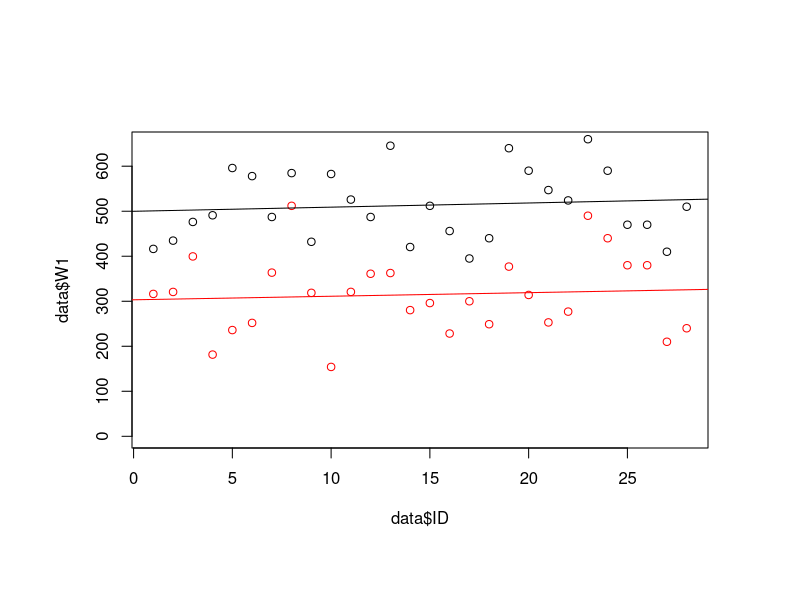
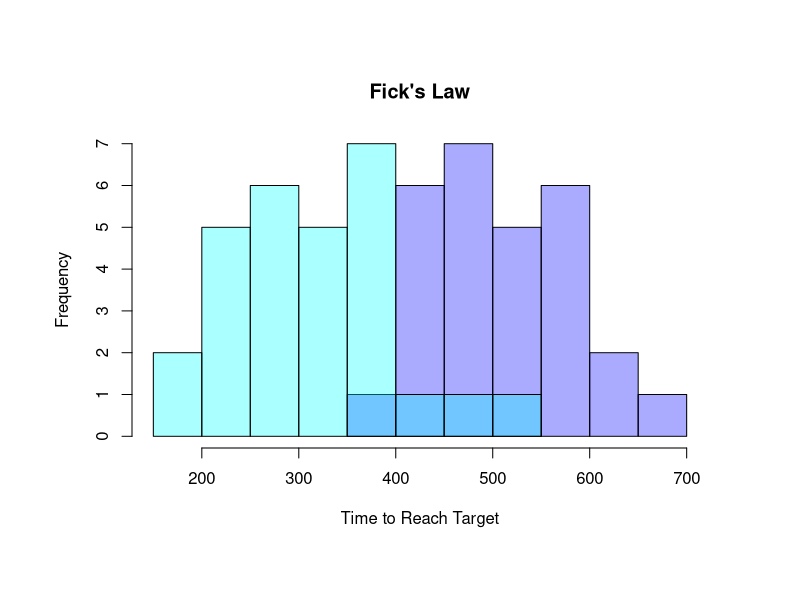
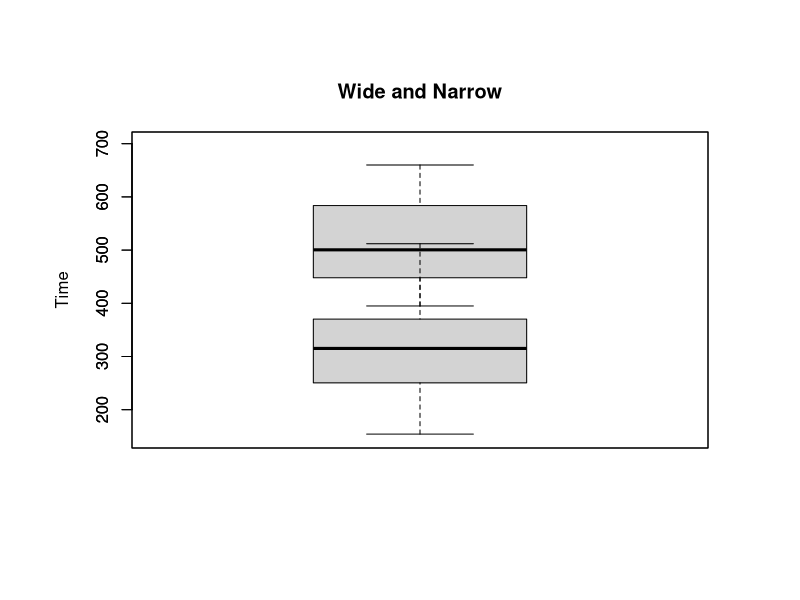
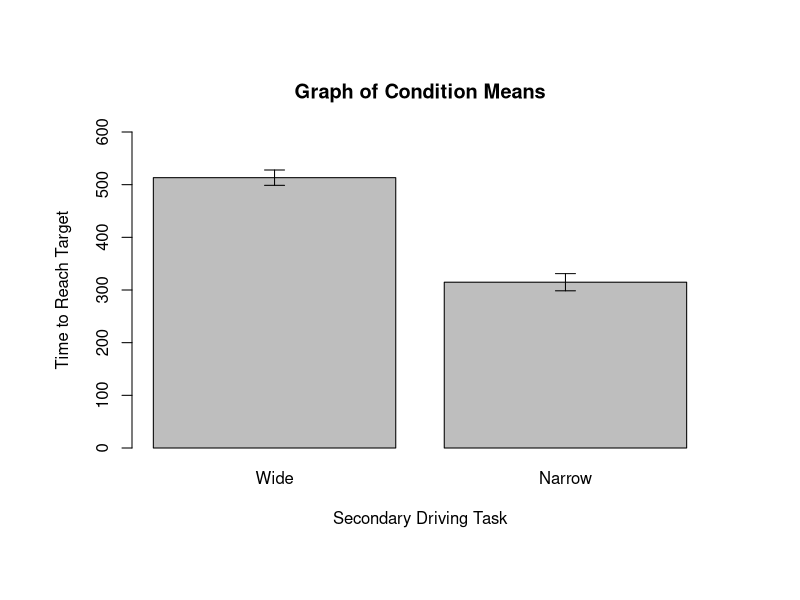

Recreate these plots in R, in order.
data <- read.csv("stats_fitts.csv")
data

pdf( height=11, width=8.5, file="graphs.pdf" )
par( omi=c( 0.5,0.5,0.5,0.5 ) )

plot (data$ID, data$W1, ylim=c(0, 650))
points (data$ID, data$W5, col="red")
abline(lm(data$W1~data$ID), col="black")
abline(lm(data$W5~data$ID), col="red")

t.test(data$W1, data$W5, paired=T)

################################################################################
data <- read.csv ("stats_fitts.csv")

# Make a histogram showing the frequency distribution of the driving scores in
# both the control and text conditions
xx = c(150,700)
yy = c(0,7)
brks = seq(0,8,1)

hist (data$W1, xlab="Time to Reach Target", main="Fick's Law", xlim=xx, ylim=yy, col=rgb(0,0,1,1/3))
hist (data$W5, col=rgb(0,1,1,1/3), add=T)

# Run boxplots to identify outliers and the general spread of the data. Use the
# boxplot() function to generate boxplots of both conditions on the same graph.
boxplot(data$W1, ylim= xx, ylab="Time", main="Wide and Narrow")
boxplot(data$W5, add=TRUE)

################################################################################
drive.mean <- c( mean(data$W1), mean(data$W5) )
drive.sd <- c( sd(data$W1), sd(data$W5) )

names(drive.mean) <- c("Wide", "Narrow")

se.bar <- function(x, y, upper, lower=upper, length=0.1,...) {
    if(length(x) != length(y) | length(y) !=length(lower) | length(lower) != length(upper))
       stop("vectors must be same length")

    arrows(x,y+upper, x, y-lower, angle=90, code=3, length=length, ...)
}

br <- barplot (drive.mean, main = "Graph of Condition Means", xlab= "Secondary Driving Task", ylab="Time to Reach Target", ylim=c(0,600))
se.bar( br, drive.mean, drive.sd/sqrt(length(data$W1)))

mysummary <- function(x) {
     v1 <- mean(x)
     v2 <- median(x)
     v3 <- var(x)
     v4 <- sd(x)
     v5 <- length(x)
     return(list( mean=v1, median=v2, var=v3, sd=v4, N=v5))
}

# Use the mysummary function (defined for you above) to get descriptive
#statistics for both conditions

mysummary (data$W1)
mysummary (data$W5)

# As we are conducting an independent samples t-test we need to identify
# homogeinity of variance before we perform a t-test on it. We can do this
# using Shapiro Wilk. We want the tests to have a p value above 0.05  (p>0.05).
# This would mean that the distribution of the data is not significantly
# different from a normal distribution and that the variances are roughly
# equal.
#
shapiro.test (data$W1)
shapiro.test (data$W5)
#
# Run the t-test to identify whether there is a significant difference between
# the control and the text conditions
t.test (data$W1,data$W1, paired=F)

# You will see in the output that the degrees of freedom do not match what we'd
# expect from the lecture (i.e. N-2). This is because R runs a Welch's t-test
# that alters the degrees of freedom to take into account any deviations from
# homogeinity in the variances of the groups (which is tested by the Levene's
# test).

# Write the results of the t-test conforming to the reporting structure in the
# lecture using the degrees of freedom quoted by R in the t-test output.

# t(27) = 10.9342, p<0.001
